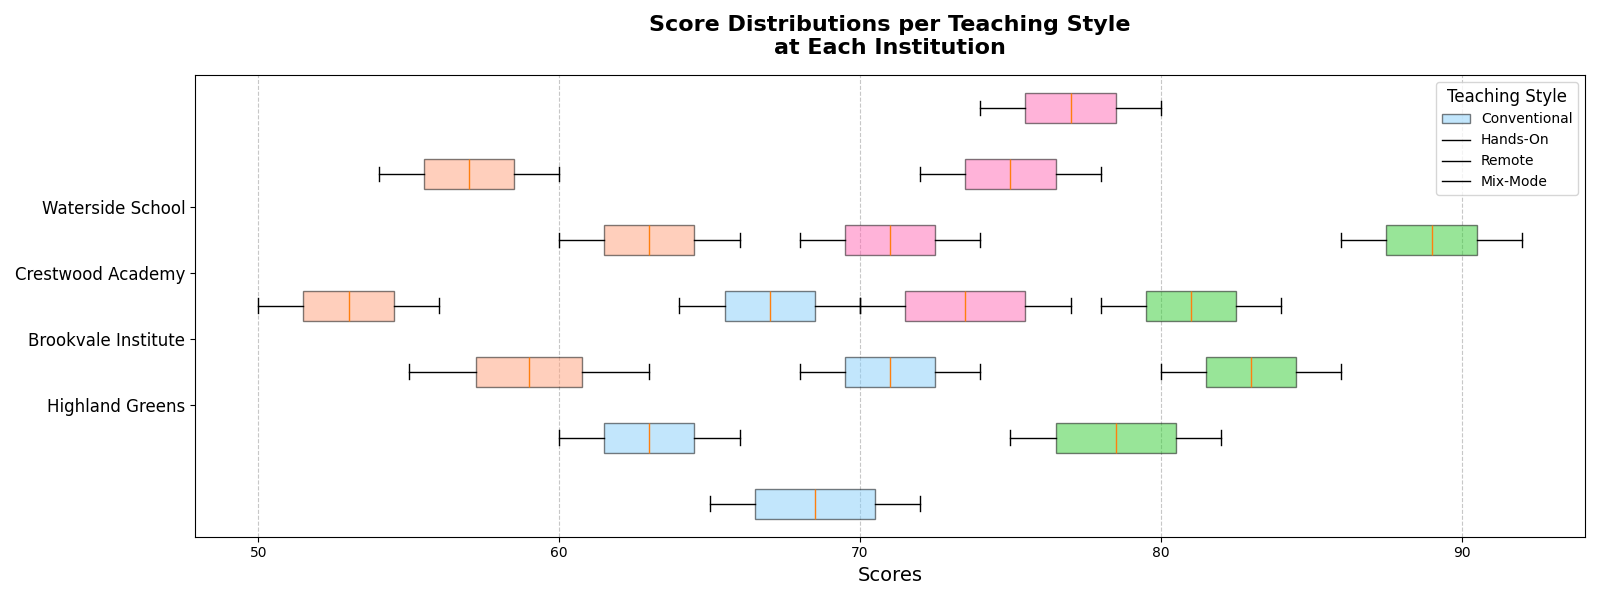

Recreate this plot in Python.
import matplotlib.pyplot as plt
import numpy as np

# Define school names
schools = ["Highland Greens", "Brookvale Institute", "Crestwood Academy", "Waterside School"]

# Define exam score data
highland_scores = [
    [65, 67, 70, 72],  # Conventional
    [75, 77, 80, 82],  # Hands-On
    [55, 58, 60, 63],  # Remote
    [70, 72, 75, 77]   # Mix-Mode
]

brookvale_scores = [
    [60, 62, 64, 66],  # Conventional
    [80, 82, 84, 86],  # Hands-On
    [50, 52, 54, 56],  # Remote
    [68, 70, 72, 74]   # Mix-Mode
]

crestwood_scores = [
    [68, 70, 72, 74],  # Conventional
    [78, 80, 82, 84],  # Hands-On
    [60, 62, 64, 66],  # Remote
    [72, 74, 76, 78]   # Mix-Mode
]

waterside_scores = [
    [64, 66, 68, 70],  # Conventional
    [86, 88, 90, 92],  # Hands-On
    [54, 56, 58, 60],  # Remote
    [74, 76, 78, 80]   # Mix-Mode
]

# Comparison of score distributions by school for each method
fig, ax2 = plt.subplots(figsize=(16, 6))

# Create a list of score data for each teaching style across all schools
conventional_scores = [highland_scores[0], brookvale_scores[0], crestwood_scores[0], waterside_scores[0]]
hands_on_scores = [highland_scores[1], brookvale_scores[1], crestwood_scores[1], waterside_scores[1]]
remote_scores = [highland_scores[2], brookvale_scores[2], crestwood_scores[2], waterside_scores[2]]
mix_mode_scores = [highland_scores[3], brookvale_scores[3], crestwood_scores[3], waterside_scores[3]]

positions = np.arange(len(schools))

# Plot horizontal box plots
ax2.boxplot(conventional_scores, positions=positions - 1.5, vert=False, patch_artist=True,
            boxprops=dict(facecolor='#87CEFA', alpha=0.5), labels=schools)
ax2.boxplot(hands_on_scores, positions=positions - 0.5, vert=False, patch_artist=True,
            boxprops=dict(facecolor='#32CD32', alpha=0.5))
ax2.boxplot(remote_scores, positions=positions + 0.5, vert=False, patch_artist=True,
            boxprops=dict(facecolor='#FFA07A', alpha=0.5))
ax2.boxplot(mix_mode_scores, positions=positions + 1.5, vert=False, patch_artist=True,
            boxprops=dict(facecolor='#FF69B4', alpha=0.5))

ax2.set_title("Score Distributions per Teaching Style\nat Each Institution", fontsize=16, fontweight='bold', pad=15)
ax2.set_xlabel('Scores', fontsize=14)
ax2.set_yticks(positions)
ax2.set_yticklabels(schools, fontsize=12)
ax2.legend(['Conventional', 'Hands-On', 'Remote', 'Mix-Mode'], title='Teaching Style', fontsize=10, title_fontsize=12)
ax2.xaxis.grid(True, linestyle='--', alpha=0.7)

plt.tight_layout()
plt.show()
